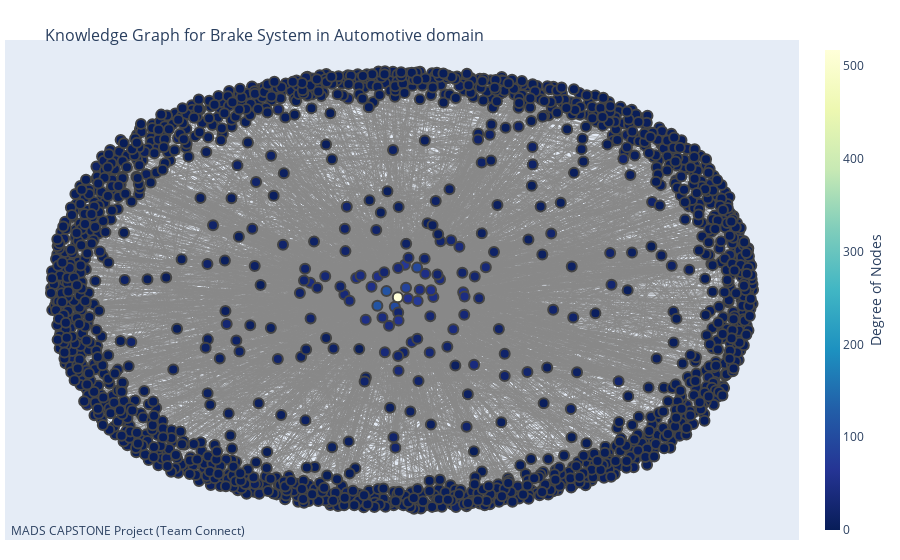

The notebook cell saved with this chart:
### Code cell
import plotly.graph_objects as go
import networkx as nx

# All the nodes and edges in the graph
dd = wiki_hg_score_grp.copy()

# Brake and parameters associated with the Brake
dd1 = wiki_hg_score_grp[(wiki_hg_score_grp.relation=='has parameter')
                                            & (wiki_hg_score_grp.source_term=='Brake')]

# Brake Elements (structure)
dd2 = wiki_hg_score_grp[(wiki_hg_score_grp.relation=='consists of')
                        & (wiki_hg_score_grp.source_term=='Brake')]

draw(dd)

### Figure 1 — Plotly figure (JSON) as saved in the notebook; plotly's stock layout.template omitted (floating-point values rounded to 4 significant figures; data arrays with more than 128 entries replaced by an {"elided": "..."} marker saying what was removed)
{"data": [{"hoverinfo": "none", "line": {"color": "#888", "width": 0.5}, "mode": "lines", "type": "scatter", "x": {"elided": "36891 float values"}, "y": {"elided": "36891 float values"}}, {"hoverinfo": "text", "marker": {"color": {"elided": "1499 int values"}, "colorbar": {"thickness": 15, "title": {"side": "right", "text": "Degree of Nodes"}, "xanchor": "left"}, "colorscale": [[0, "rgb(255,255,217)"], [0.125, "rgb(237,248,177)"], [0.25, "rgb(199,233,180)"], [0.375, "rgb(127,205,187)"], [0.5, "rgb(65,182,196)"], [0.625, "rgb(29,145,192)"], [0.75, "rgb(34,94,168)"], [0.875, "rgb(37,52,148)"], [1, "rgb(8,29,88)"]], "line": {"width": 2}, "reversescale": true, "showscale": true, "size": 10}, "mode": "markers", "text": {"elided": "1499 str values"}, "type": "scatter", "x": {"elided": "1499 float values"}, "y": {"elided": "1499 float values"}}], "layout": {"annotations": [{"showarrow": false, "text": "MADS CAPSTONE Project (Team Connect)", "x": 0.005, "xref": "paper", "y": -0.002, "yref": "paper"}], "hovermode": "closest", "margin": {"b": 20, "l": 5, "r": 5, "t": 40}, "showlegend": false, "title": {"font": {"size": 16}, "text": "<br>Knowledge Graph for Brake System in Automotive domain"}, "xaxis": {"showgrid": false, "showticklabels": false, "zeroline": false}, "yaxis": {"showgrid": false, "showticklabels": false, "zeroline": false}}}
